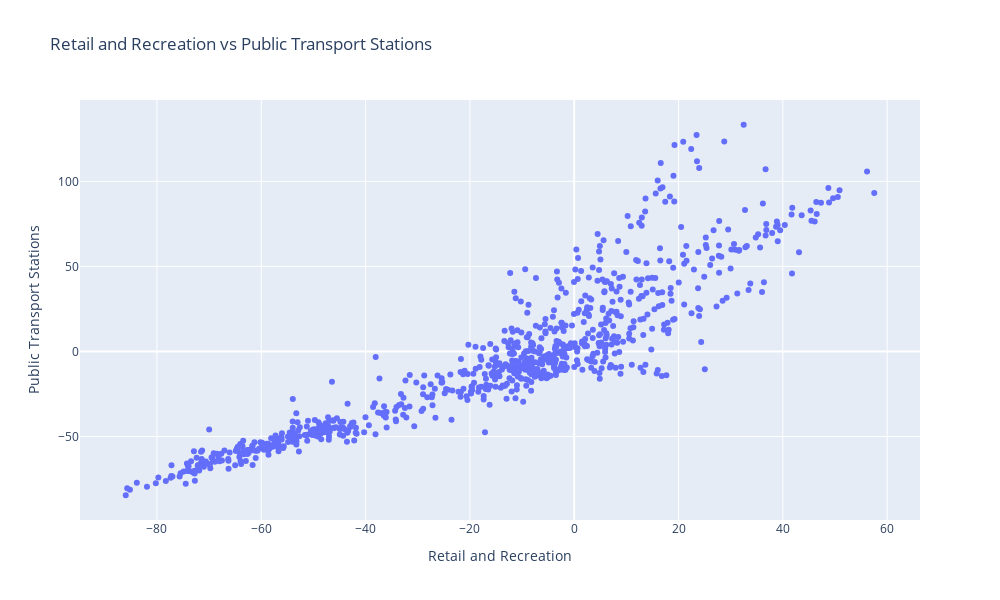

Source (notebook cell):
### Code cell
fig = px.scatter(
    data_frame=google,
    x=X,
    y=Y,
    title=f"{helper.TITLES[x_index]} vs {helper.TITLES[y_index]}",
    labels={X: helper.TITLES[x_index], Y: helper.TITLES[y_index]},
    width=PLOT_WIDTH,
    height=600,
)
fig.update_layout(
    xaxis=dict(rangeselector_font_size=AXIS_FONT_SIZE),
    yaxis=dict(tickfont_size=AXIS_FONT_SIZE),
    font_size=TITLE_FONT_SIZE,
)
fig.show()
fig.write_image(f"../plots/{helper.TITLES[x_index]} vs {helper.TITLES[y_index]}.png")

### Figure 1 — Plotly figure (JSON) as saved in the notebook; plotly's stock layout.template omitted (floating-point values rounded to 4 significant figures; data arrays with more than 128 entries replaced by an {"elided": "..."} marker saying what was removed)
{"data": [{"hovertemplate": "Retail and Recreation=%{x}<br>Public Transport Stations=%{y}<extra></extra>", "legendgroup": "", "marker": {"color": "#636efa", "symbol": "circle"}, "mode": "markers", "name": "", "orientation": "v", "showlegend": false, "type": "scatter", "x": {"elided": "826 float values"}, "xaxis": "x", "y": {"elided": "826 float values"}, "yaxis": "y"}], "layout": {"font": {"size": 12}, "height": 600, "legend": {"tracegroupgap": 0}, "title": {"text": "Retail and Recreation vs Public Transport Stations"}, "width": 1000, "xaxis": {"anchor": "y", "domain": [0, 1], "rangeselector": {"font": {"size": 12}}, "title": {"text": "Retail and Recreation"}}, "yaxis": {"anchor": "x", "domain": [0, 1], "tickfont": {"size": 12}, "title": {"text": "Public Transport Stations"}}}}
